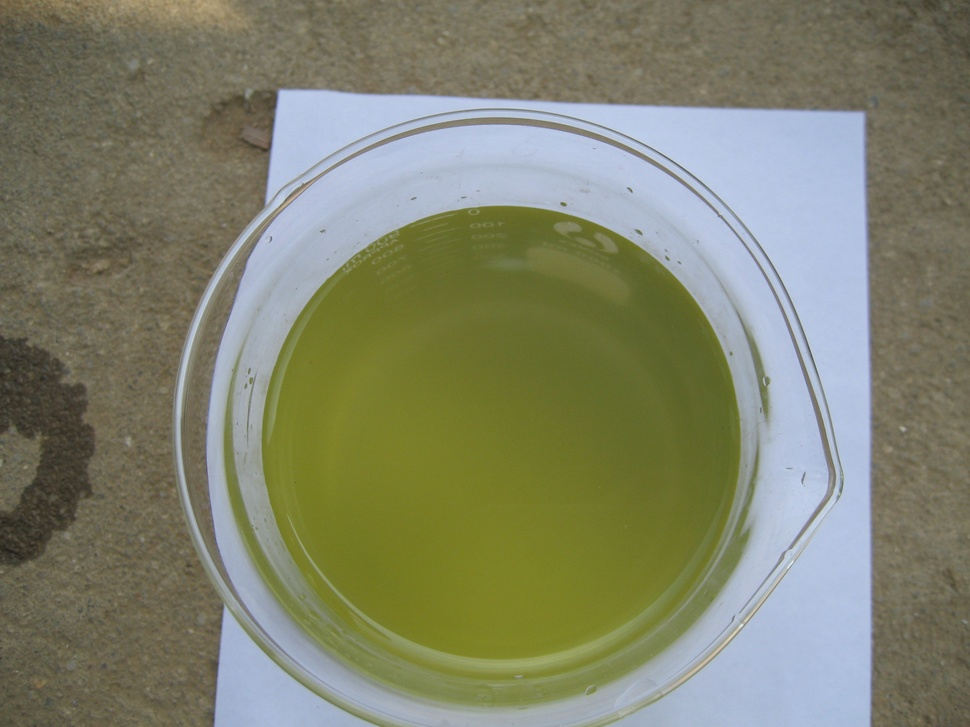
#> input picture image/class_4/4_1.jpg, 970 x 727 px, shrunk from 2816 x 2112 before the run, found by its file name; its folder holds only this picture in this run
$ python data_set.py
#> lines starting #> are read from the running program, lines starting #| are printed output that depends on the picture
# 数据集扩充
import cv2
from PIL import ImageEnhance
import os
import numpy as np
from PIL import Image

def brightnessEnhancement(root_path,img_name):#亮度增强
    image = Image.open(os.path.join(root_path, img_name))
    enh_bri = ImageEnhance.Brightness(image)
    # brightness = 1.1+0.4*np.random.random()#取值范围1.1-1.5
    brightness = 1.2
    image_brightened = enh_bri.enhance(brightness)
    return image_brightened

def contrastEnhancement(root_path, img_name):  # 对比度增强
#> called with img_name = '4_1.jpg'
    image = Image.open(os.path.join(root_path, img_name))
#> image is the input picture: PIL image 970x727 RGB; mean R, G, B 128.7, 131.2, 108.2
    enh_con = ImageEnhance.Contrast(image)
    # contrast = 1.1+0.4*np.random.random()#取值范围1.1-1.5
    contrast = 1.2
    image_contrasted = enh_con.enhance(contrast)
    return image_contrasted

def rotation(root_path, img_name):
    img = Image.open(os.path.join(root_path, img_name))
    random_angle = np.random.randint(-2, 2)*90
    if random_angle==0:
        rotation_img = img.rotate(-90) #旋转角度
    else:
        rotation_img = img.rotate( random_angle)  # 旋转角度
    # rotation_img.save(os.path.join(root_path,img_name.split('.')[0] + '_rotation.jpg'))
    return rotation_img

def flip(root_path,img_name):   #翻转图像
#> called with img_name = '4_1.jpg'
    img = Image.open(os.path.join(root_path, img_name))
    filp_img = img.transpose(Image.FLIP_LEFT_RIGHT)
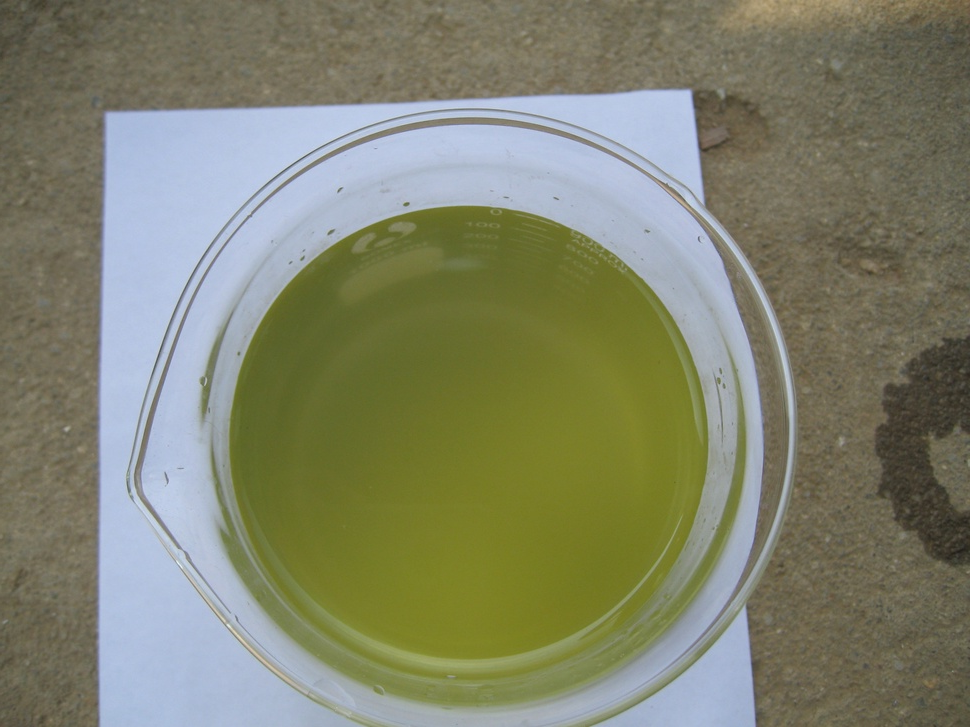
#> filp_img: PIL image 970x727 RGB; mean R, G, B 128.7, 131.2, 108.2
    # filp_img.save(os.path.join(root_path,img_name.split('.')[0] + '_flip.jpg'))
    return filp_img


def createImage(imageDir,saveDir):
   i=0
   for name in os.listdir(imageDir):
      i=i+1
      saveName = name[:-4]+"_cesun.jpg"
      saveImage = contrastEnhancement(imageDir,name)
      saveImage.save(os.path.join(saveDir,saveName))
      saveName1 = name[:-4]+"_flip.jpg"
      saveImage1 = flip(imageDir,name)
      saveImage1.save(os.path.join(saveDir, saveName1))
      saveName2 = name[:-4]+"_brightnessE.jpg"
      saveImage2 = brightnessEnhancement(imageDir, name)
#> in brightnessEnhancement, `image_brightened = enh_bri.enhance(brightness)`:
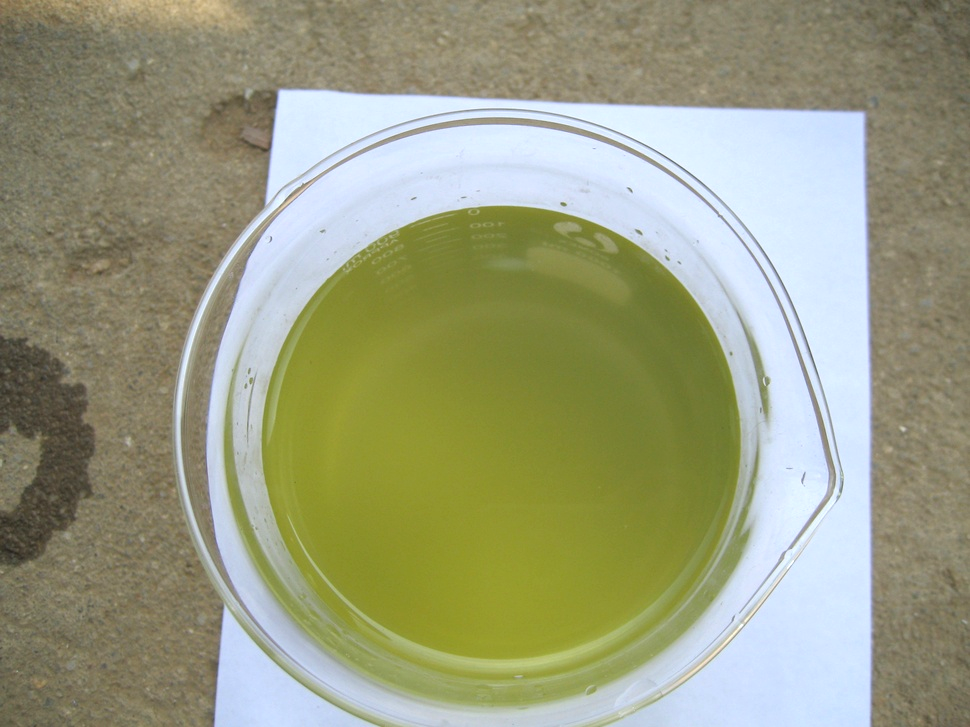
#> image_brightened: PIL image 970x727 RGB; mean R, G, B 154, 157.1, 127.7
      saveImage2.save(os.path.join(saveDir, saveName2))
      saveName3 = name[:-4]+"_rotate.jpg"
      saveImage = rotation(imageDir, name)
#> in rotation, `rotation_img = img.rotate( random_angle)`:
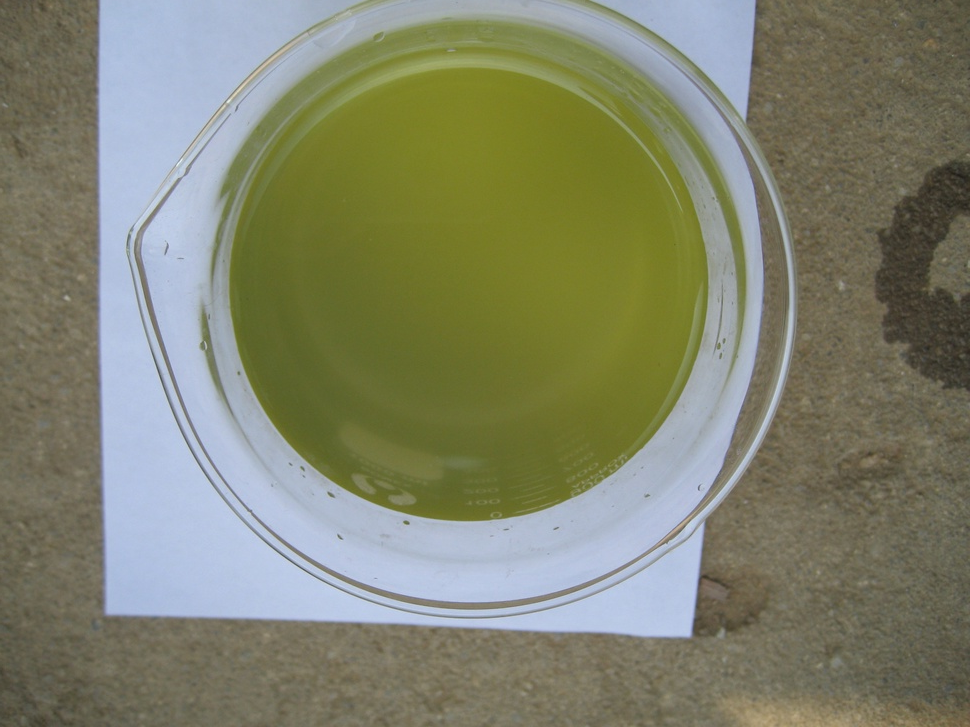
#> rotation_img: PIL image 970x727 RGB; mean R, G, B 128.7, 131.2, 108.2
      saveImage.save(os.path.join(saveDir, saveName3))

if __name__ == '__main__':
    imageDir = "E:/PycharmProjects/pythonProject/image/water_data/class_4"  # 要改变的图片的路径文件夹
    saveDir = "E:/PycharmProjects/pythonProject/image/water_data/class_4"  # 数据增强生成图片的路径文件夹
    createImage(imageDir, saveDir)

$ run again, on image/class_4/4_13.jpg
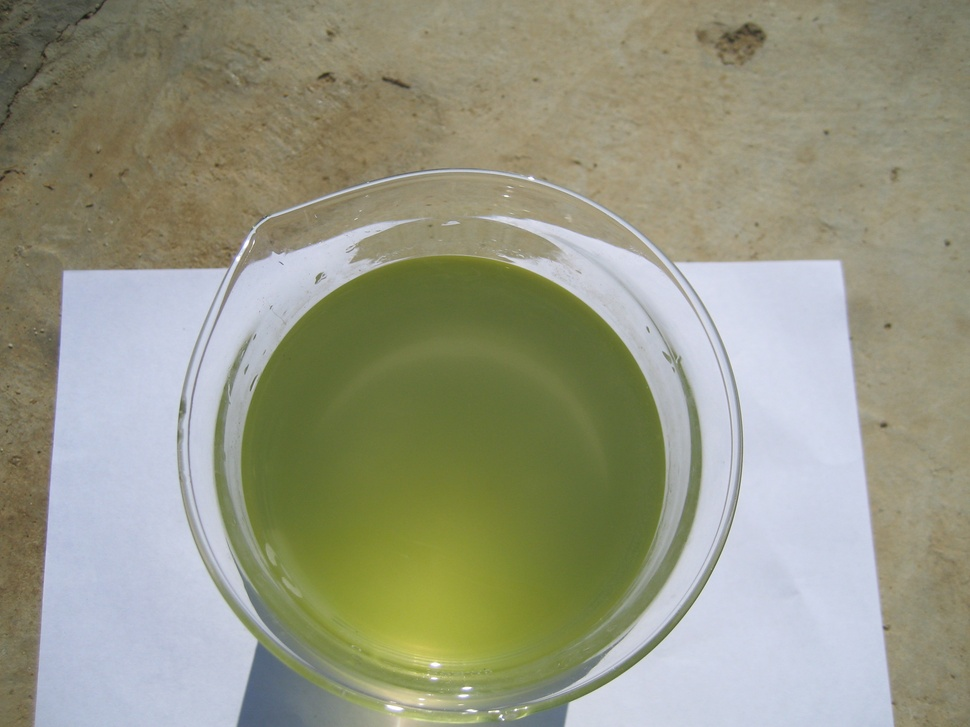
#> input picture image/class_4/4_13.jpg, 970 x 727 px, shrunk from 2816 x 2112 before the run, found by its file name
#> in contrastEnhancement, image is the input picture: PIL image 970x727 RGB; mean R, G, B 150.1, 151.4, 130.1
#> in brightnessEnhancement, `image_brightened = enh_bri.enhance(brightness)`:
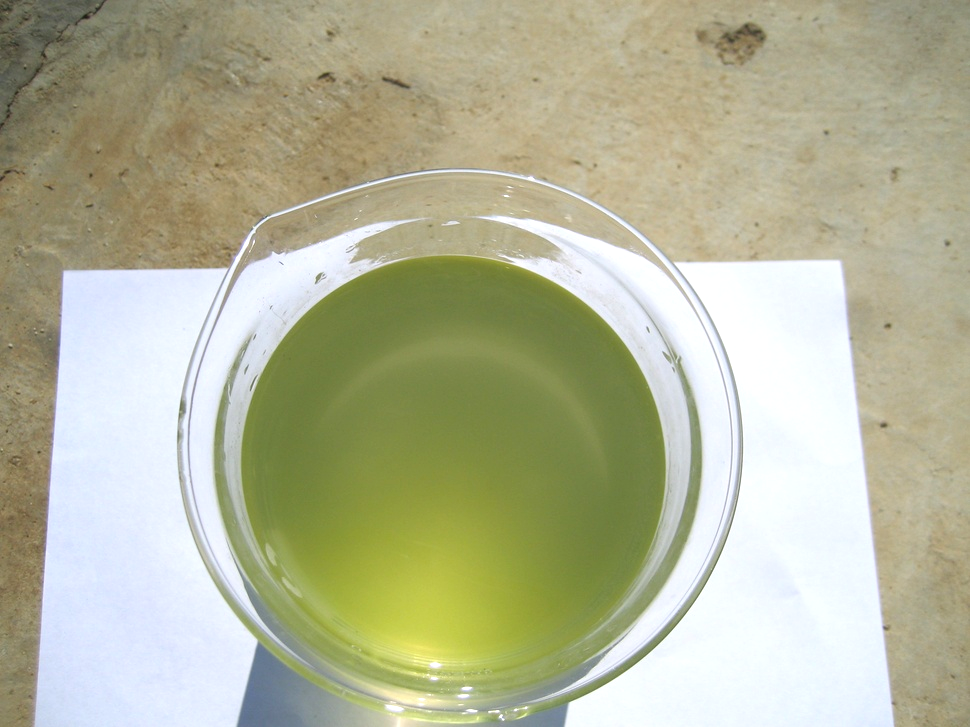
#> image_brightened: PIL image 970x727 RGB; mean R, G, B 179.7, 181.2, 152.6
#> in rotation, `rotation_img = img.rotate( random_angle)`:
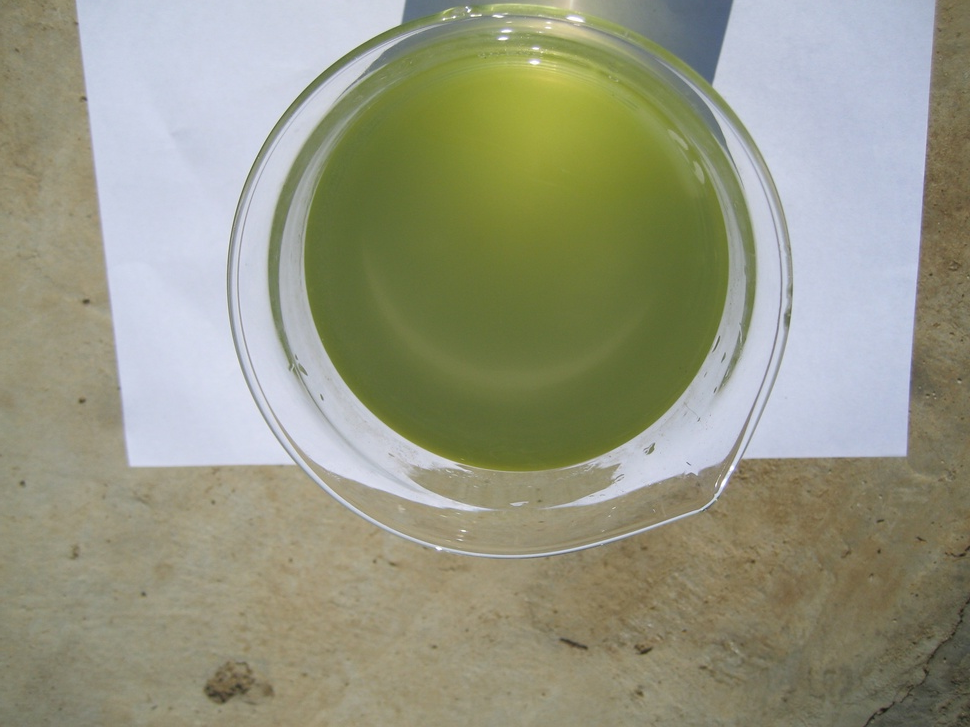
#> rotation_img: PIL image 970x727 RGB; mean R, G, B 150.1, 151.4, 130.1

$ run again, on image/class_4/4_14.jpg
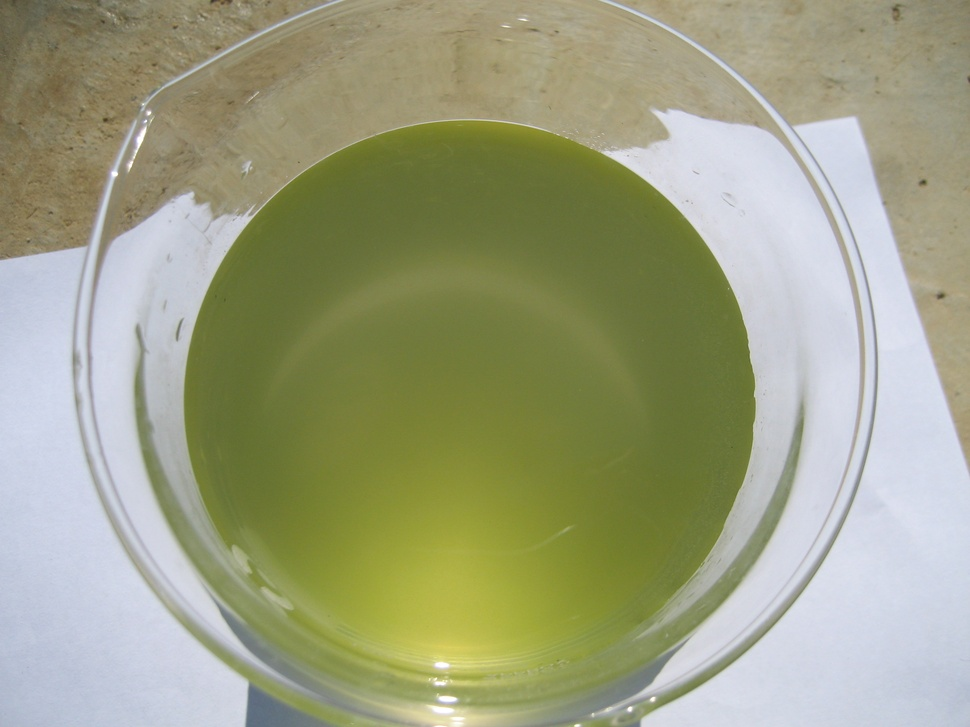
#> input picture image/class_4/4_14.jpg, 970 x 727 px, shrunk from 2816 x 2112 before the run, found by its file name
#> in contrastEnhancement, image is the input picture: PIL image 970x727 RGB; mean R, G, B 157.5, 160.5, 129.5
#> in brightnessEnhancement, `image_brightened = enh_bri.enhance(brightness)`:
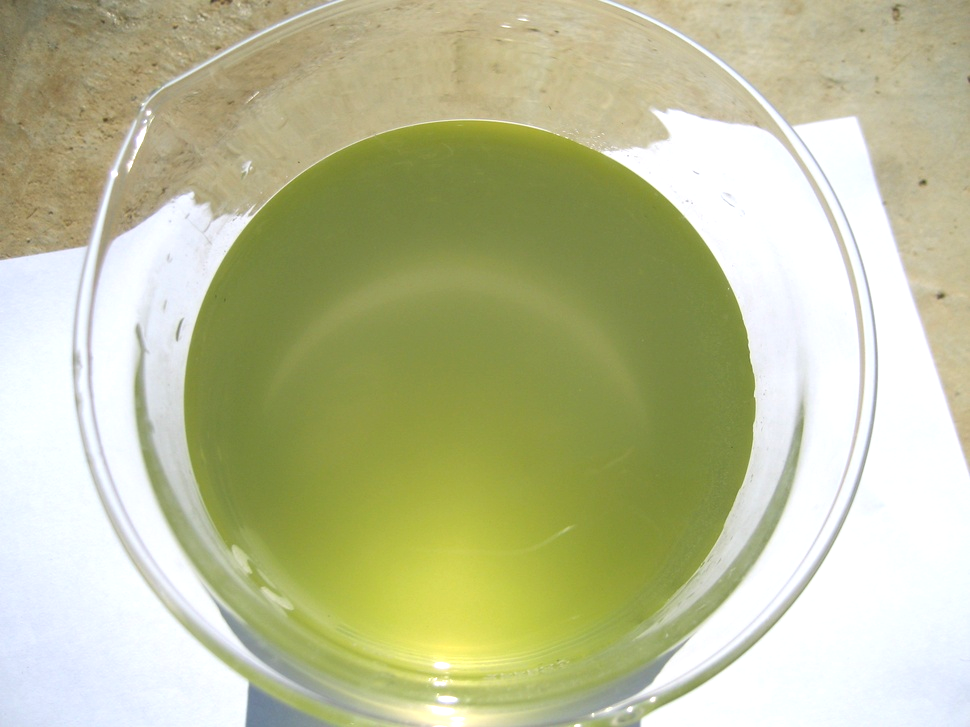
#> image_brightened: PIL image 970x727 RGB; mean R, G, B 188.3, 191.4, 150.8
#> in rotation, `rotation_img = img.rotate( random_angle)`:
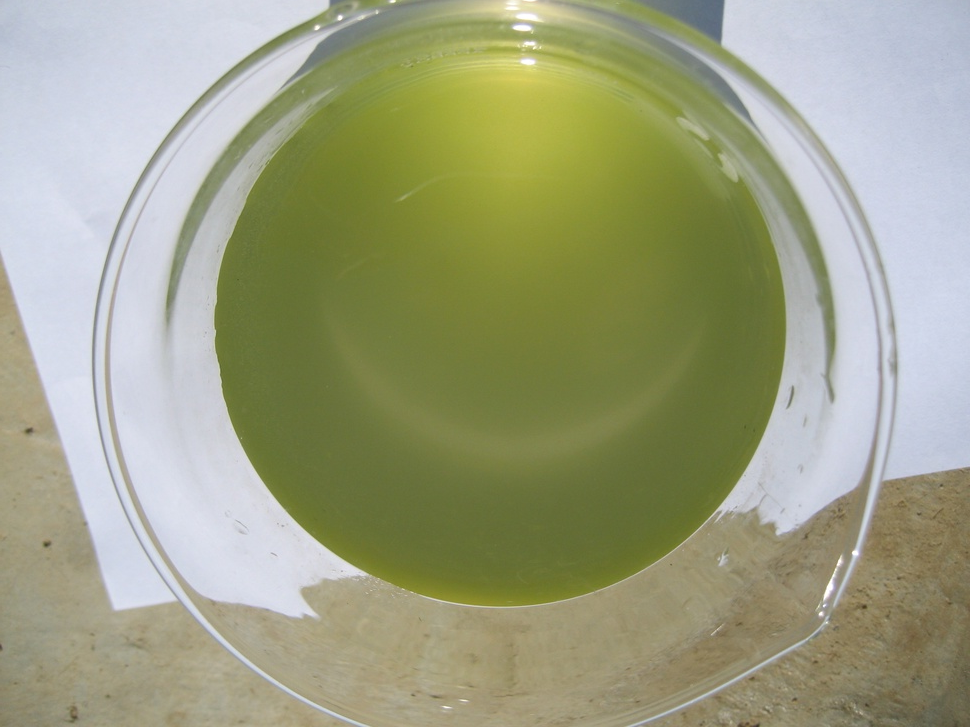
#> rotation_img: PIL image 970x727 RGB; mean R, G, B 157.5, 160.5, 129.5

$ run again, on image/class_4/4_15.jpg
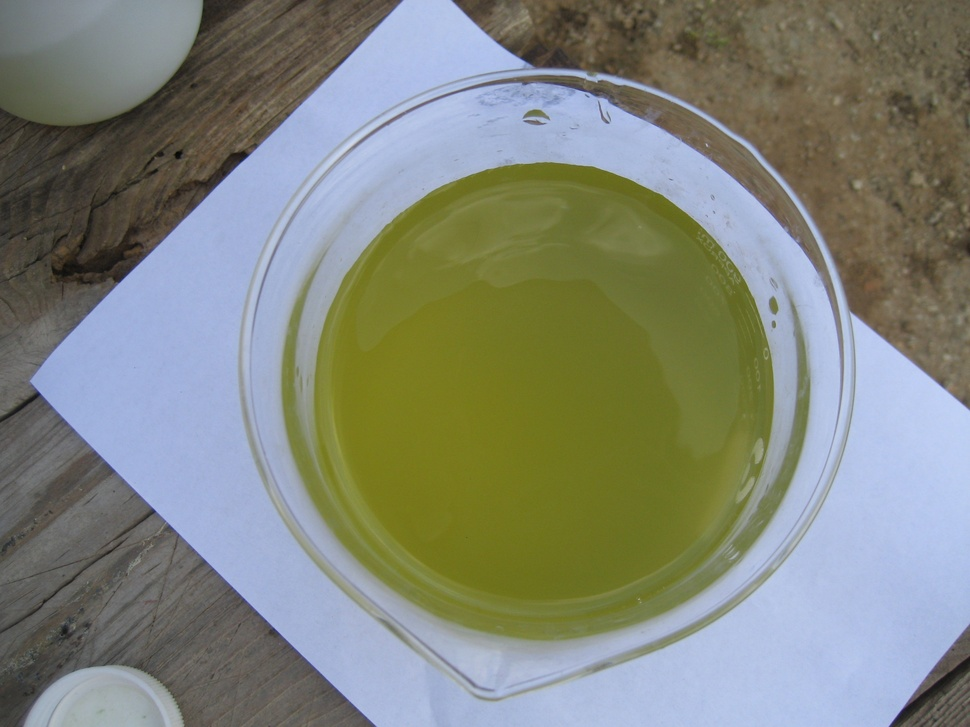
#> input picture image/class_4/4_15.jpg, 970 x 727 px, shrunk from 2816 x 2112 before the run, found by its file name
#> in contrastEnhancement, image is the input picture: PIL image 970x727 RGB; mean R, G, B 129.4, 133.9, 122.5
#> in brightnessEnhancement, `image_brightened = enh_bri.enhance(brightness)`:
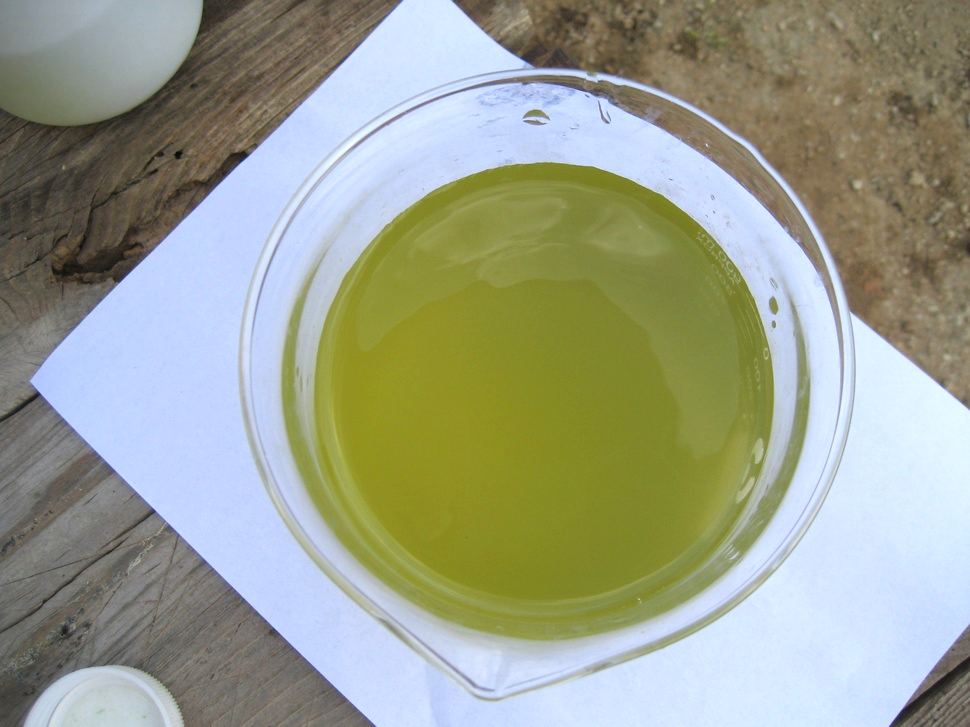
#> image_brightened: PIL image 970x727 RGB; mean R, G, B 154.9, 160.3, 142.8
#> in rotation, `rotation_img = img.rotate( random_angle)`:
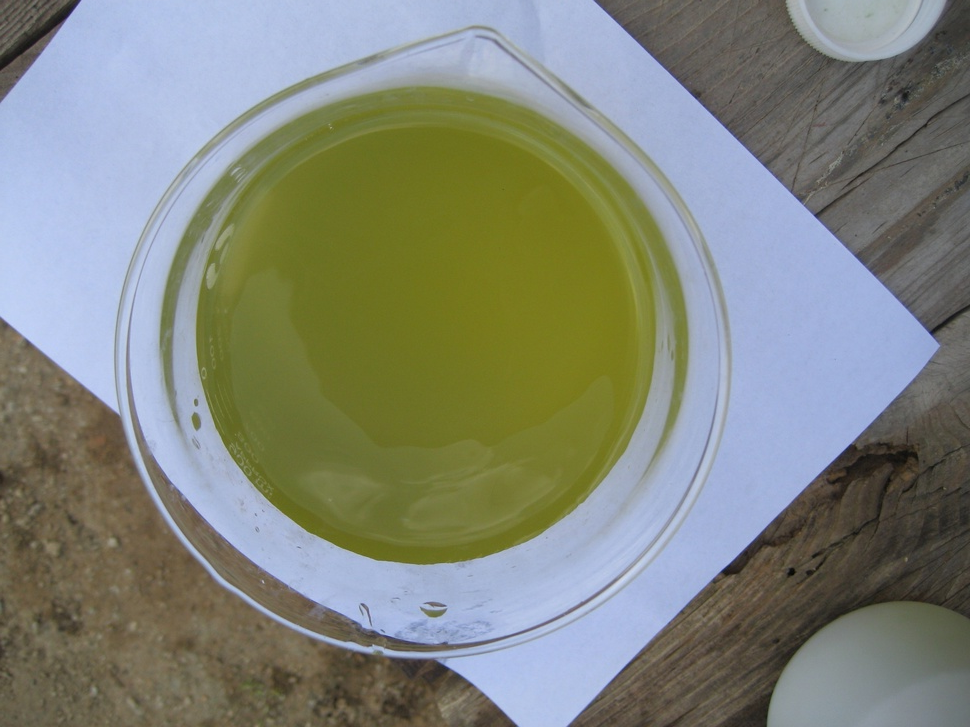
#> rotation_img: PIL image 970x727 RGB; mean R, G, B 129.4, 133.9, 122.5
